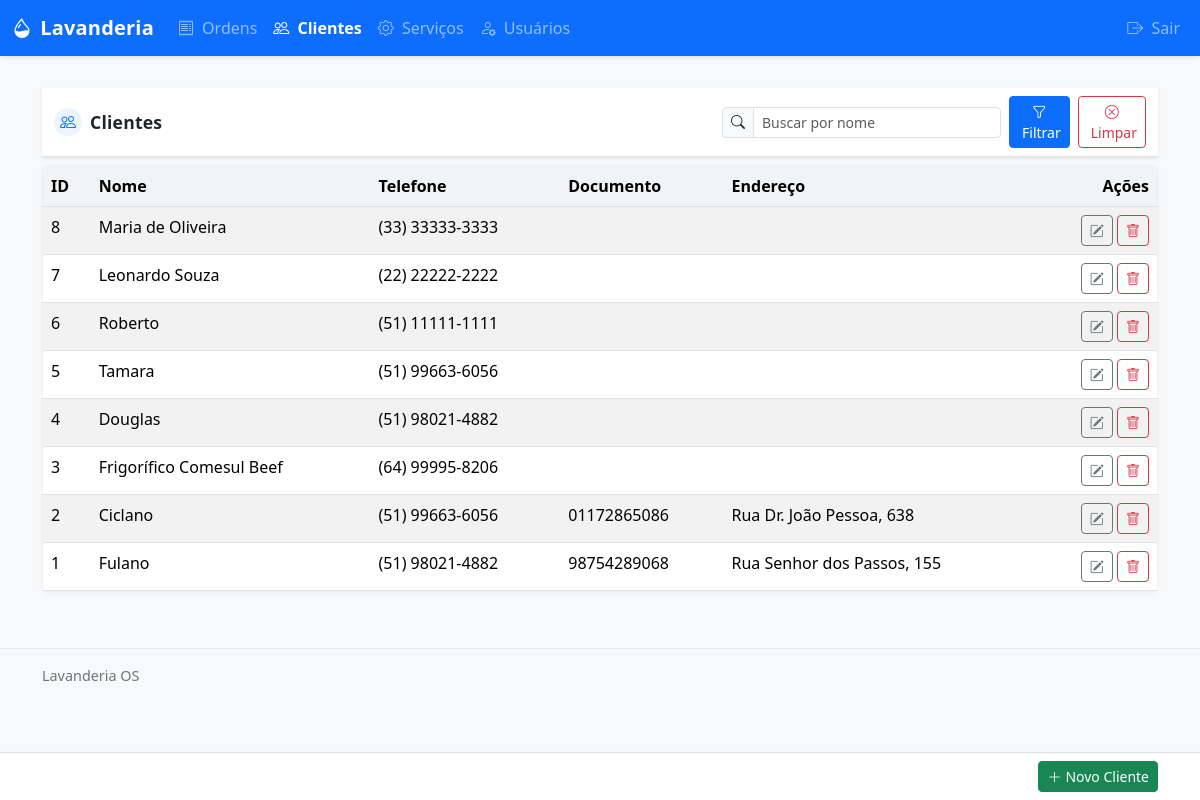
The app's page /clients/ (signed in) with its own data.
### app/models.py (models this page shows)
class Client(db.Model):
    id = db.Column(db.Integer, primary_key=True)
    name = db.Column(db.String(120), nullable=False)
    phone = db.Column(db.String(30))
    document = db.Column(db.String(30))  # CPF/CNPJ opcional
    address = db.Column(db.String(255))
    created_at = db.Column(db.DateTime, default=datetime.utcnow)

### app/clients.py (the view)
@clients_bp.route("/")
@login_required
def list_clients():
    q = request.args.get("q", "").strip()
    query = Client.query
    if q:
        query = query.filter(Client.name.contains(q))
    clients = query.order_by(Client.id.desc()).all()
    return render_template("clients/list.html", clients=clients, q=q)

### app/models.py (called while the page is built)
@login_manager.user_loader
def load_user(user_id):
    return User.query.get(int(user_id))

### app/templates/clients/list.html (shortened to what this page needs)
{% extends 'base.html' %}
{% block content %}
<div class="list-toolbar-top sticky-top bg-body border-bottom shadow-sm">
  <div class="container py-2">
    <form method="get" class="row gx-2 gy-1 align-items-end justify-content-between">
      <div class="col-12 d-flex justify-content-between align-items-center gap-2">
        <div class="d-flex align-items-center gap-2 toolbar-title mb-0">
          <span class="icon"><i class="bi bi-people"></i></span>
          <span class="text">Clientes</span>
        </div>
        <div class="d-flex align-items-center gap-2">
          <div class="input-group input-group-sm">
            <span class="input-group-text"><i class="bi bi-search"></i></span>
            <input type="text" name="q" value="{{ q }}" class="form-control" placeholder="Buscar por nome">
          </div>
          <button class="btn btn-sm btn-primary" title="Buscar"><i class="bi bi-funnel"></i><span class="d-none d-md-inline ms-1">Filtrar</span></button>
          <button type="button" class="btn btn-sm btn-outline-danger" id="clear_filters_clients" title="Limpar filtros"><i class="bi bi-x-circle"></i><span class="d-none d-md-inline ms-1">Limpar</span></button>
        </div>
      </div>
    </form>
  </div>
 </div>
<div class="card mt-2">
  <div class="card-body p-0">
    <div class="table-responsive">
      <table class="table table-striped table-hover mb-0">
        <thead>
          <tr>
            <th>ID</th>
            <th>Nome</th>
            <th>Telefone</th>
            <th>Documento</th>
            <th>Endereço</th>
            <th class="text-end">Ações</th>
          </tr>
        </thead>
        <tbody>
          {% for c in clients %}
          <tr>
            <td>{{ c.id }}</td>
            <td>{{ c.name }}</td>
            <td>{{ c.phone|phone_br }}</td>
            <td>{{ c.document }}</td>
            <td>{{ c.address }}</td>
            <td class="text-end">
              <a class="btn btn-sm btn-outline-secondary" href="{{ url_for('clients.edit_client', client_id=c.id) }}" title="Editar"><i class="bi bi-pencil-square"></i></a>
              <form action="{{ url_for('clients.delete_client', client_id=c.id) }}" method="post" class="d-inline" onsubmit="return confirm('Excluir cliente?');">
                <button class="btn btn-sm btn-outline-danger" title="Excluir"><i class="bi bi-trash"></i></button>
              </form>
            </td>
          </tr>
          {% endfor %}
        </tbody>
      </table>
    </div>
  </div>
</div>
<div class="fixed-bottom bg-body border-top shadow-sm">
  <div class="container py-2 d-flex justify-content-end">
    <a href="{{ url_for('clients.create_client') }}" class="btn btn-sm btn-success">
      <i class="bi bi-plus-lg"></i><span class="d-none d-sm-inline ms-1">Novo Cliente</span>
    </a>
  </div>
</div>
{% endblock %}

### app/templates/base.html (shortened to what this page needs)
<!doctype html>
<html lang="pt-br">
  <head>
    <link href="https://cdn.jsdelivr.net/npm/bootstrap@5.3.3/dist/css/bootstrap.min.css" rel="stylesheet">
    <link rel="stylesheet" href="https://cdn.jsdelivr.net/npm/choices.js/public/assets/styles/choices.min.css" />
    <link rel="stylesheet" href="https://cdn.jsdelivr.net/npm/bootstrap-icons@1.11.3/font/bootstrap-icons.min.css" />
    <link href="{{ url_for('static', filename='css/styles.css') }}" rel="stylesheet">
  </head>
  <body>
    <nav class="navbar navbar-expand-lg navbar-dark bg-primary fixed-top shadow-sm">
      <div class="container-fluid">
        <a class="navbar-brand d-flex align-items-center" href="/">
          <i class="bi bi-droplet-half me-2"></i>
          <span>Lavanderia</span>
        </a>
        <div class="collapse navbar-collapse" id="nav">
          <ul class="navbar-nav me-auto mb-2 mb-lg-0">
            <li class="nav-item"><a class="nav-link {{ 'active' if request.endpoint and request.endpoint.startswith('orders.') }}" href="{{ url_for('orders.list_orders') }}"><i class="bi bi-receipt me-1"></i> Ordens</a></li>
            <li class="nav-item"><a class="nav-link {{ 'active' if request.endpoint and request.endpoint.startswith('clients.') }}" href="{{ url_for('clients.list_clients') }}"><i class="bi bi-people me-1"></i> Clientes</a></li>
            <li class="nav-item"><a class="nav-link {{ 'active' if request.endpoint and request.endpoint.startswith('services.') }}" href="{{ url_for('services.list_services') }}"><i class="bi bi-gear me-1"></i> Serviços</a></li>
            <li class="nav-item"><a class="nav-link {{ 'active' if request.endpoint and request.endpoint.startswith('users.') }}" href="{{ url_for('users.list_users') }}"><i class="bi bi-person-gear me-1"></i> Usuários</a></li>
          </ul>
          <ul class="navbar-nav">
            <li class="nav-item"><a class="nav-link" href="{{ url_for('auth.logout') }}"><i class="bi bi-box-arrow-right me-1"></i> Sair</a></li>
          </ul>
        </div>
      </div>
    </nav>
    <main class="container py-4">
      {% block content %}{% endblock %}
    </main>
    <div class="toast-container position-fixed top-0 end-0 p-3" style="z-index: 1080">
    </div>
    <footer class="app-footer">
      <div class="container">
        <div class="d-flex justify-content-between">
          <span>Lavanderia OS</span>
        </div>
      </div>
    </footer>
  </body>
</html>

### app/static/css/styles.css (style rules this page uses)
body { padding-bottom: 40px; }
body { background-color: #f8f9fb; }
.navbar-brand { font-weight: 600; letter-spacing: .2px; }
.nav-link.active { font-weight: 600; }
.card { border: 1px solid rgba(0,0,0,.06); box-shadow: 0 2px 6px rgba(0,0,0,.04); }
.table thead th { background-color: #f1f3f5; border-bottom-width: 1px; }
footer.app-footer { color:#6c757d; font-size:.9rem; border-top:1px solid rgba(0,0,0,.06); padding:1rem 0; margin-top:2rem; }

### app/templates/base.html (style rules this page uses)
body { padding-top: 64px; }
.navbar .nav-link.active { font-weight: 600; }

### app/templates/clients/list.html (style rules this page uses)
main.container { padding-bottom: 84px; }
.list-toolbar-top { top: 64px; z-index: 1029; }
.list-toolbar-top .container { gap: .25rem; }
.toolbar-title { letter-spacing: .2px; }
.toolbar-title .icon { width: 28px; height: 28px; display: inline-flex; align-items: center; justify-content: center; border-radius: 50%; background: rgba(13,110,253,.08); color: #0d6efd; }
.toolbar-title .text { font-weight: 700; font-size: 1.1rem; }

### records on screen
Client: id "8", name "Maria de Oliveira", phone "(33) 33333-3333"
Client: id "7", name "Leonardo Souza", phone "(22) 22222-2222"
Client: id "6", name "Roberto", phone "(51) 11111-1111"
Client: id "5", name "Tamara", phone "(51) 99663-6056"
Client: id "4", name "Douglas", phone "(51) 98021-4882"
Client: id "3", name "Frigorífico Comesul Beef", phone "(64) 99995-8206"
Client: id "2", name "Ciclano", phone "(51) 99663-6056", document "01172865086", address "Rua Dr. João Pessoa, 638"
Client: id "1", name "Fulano", phone "(51) 98021-4882", document "98754289068", address "Rua Senhor dos Passos, 155"
